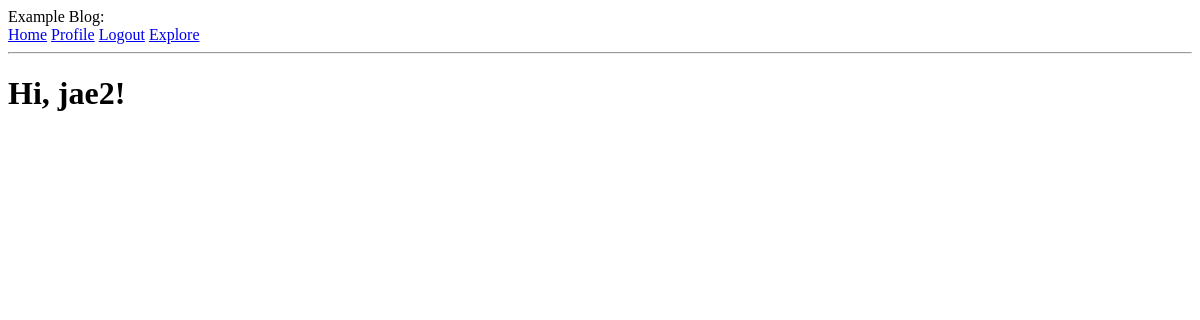
Page /explore (signed in) on the earlier database version.
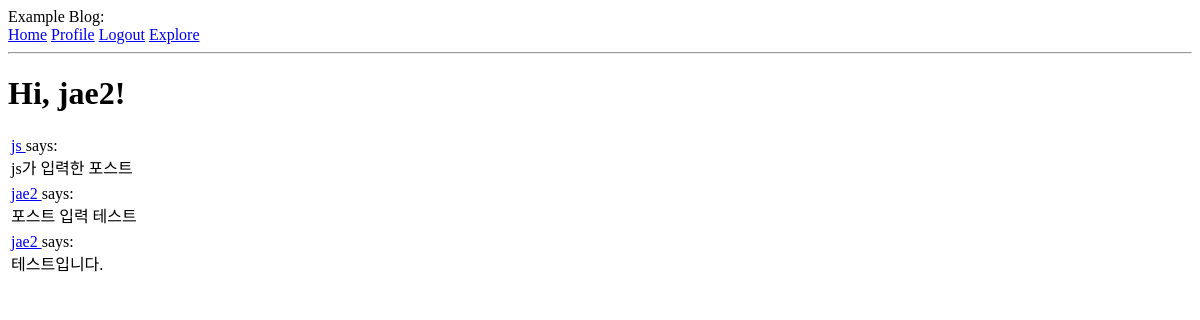
Same page on the later database version.
### app/models.py (models this page shows, shortened)
class User(UserMixin, db.Model):
    id = db.Column(db.Integer, primary_key=True)
    username = db.Column(db.String(64), index=True, unique=True)
    email = db.Column(db.String(120), index=True, unique=True)
    password_hash = db.Column(db.String(128))
    posts = db.relationship('Post', backref='author', lazy='dynamic')
    about_me = db.Column(db.String(140))
    last_seen = db.Column(db.DateTime, default=datetime.utcnow)
    followed = db.relationship(
        'User', secondary=followers,
        primaryjoin=(followers.c.follower_id == id),
        secondaryjoin=(followers.c.followed_id == id),
        backref=db.backref('followers', lazy='dynamic'), lazy='dynamic'
    )

class Post(db.Model):
    id = db.Column(db.Integer, primary_key=True)
    body = db.Column(db.String(140))
    timestamp = db.Column(db.DateTime, index=True, default=datetime.utcnow)
    user_id = db.Column(db.Integer, db.ForeignKey('user.id'))

### app/routes.py (the view)
@app.route('/explore')
@login_required
def explore():
    posts = Post.query.order_by(Post.timestamp.desc()).all()
    return render_template('index.html', title='Explore', posts=posts)

### app/models.py (called while the page is built)
@login.user_loader
def load_user(id):
    return User.query.get(int(id))

### app/routes.py (called while the page is built)
@app.before_request
def before_request():
    if current_user.is_authenticated:
        current_user.last_seen = datetime.utcnow()
        db.session.commit()

### app/templates/index.html (shortened to what this page needs)
{% extends "base.html" %}
{% block content %}
    <h1>Hi, {{ current_user.username }}!</h1>
    {% for post in posts %}
        {% include '_post.html' %}
    {% endfor %}
{% endblock %}

### app/templates/base.html (shortened to what this page needs)
<!DOCTYPE html>
<head>
</head>
<body>
    Example Blog:
    <div>
        <a href="{{ url_for('index') }}">Home</a>
        {% if current_user.is_anonymous %}
        <a href="{{ url_for('login') }}">Login</a>
        <p>New User? <a href="{{ url_for('register') }}">Click to Register!</a></p>
        {% else %}
        <a href="{{ url_for('user', username=current_user.username) }}">Profile</a>
        <a href="{{ url_for('logout') }}">Logout</a>
        {% endif %}
        <a href="{{ url_for('explore') }}">Explore</a>
    </div>
    <hr>
    {% block content %}{% endblock %}
</body>
</html>

### app/templates/_post.html
<table>
    <tr valign="top">
        <td>
            <a href="{{ url_for('user', username=post.author.username) }}">
                {{ post.author.username }}
            </a>
            says:<br>{{ post.body }}
        </td>
    </tr>
</table>

Differences in the rows shown:
added Post: author.username "js", body "js가 입력한 포스트"
added Post: author.username "jae2", body "포스트 입력 테스트"
added Post: author.username "jae2", body "테스트입니다."
